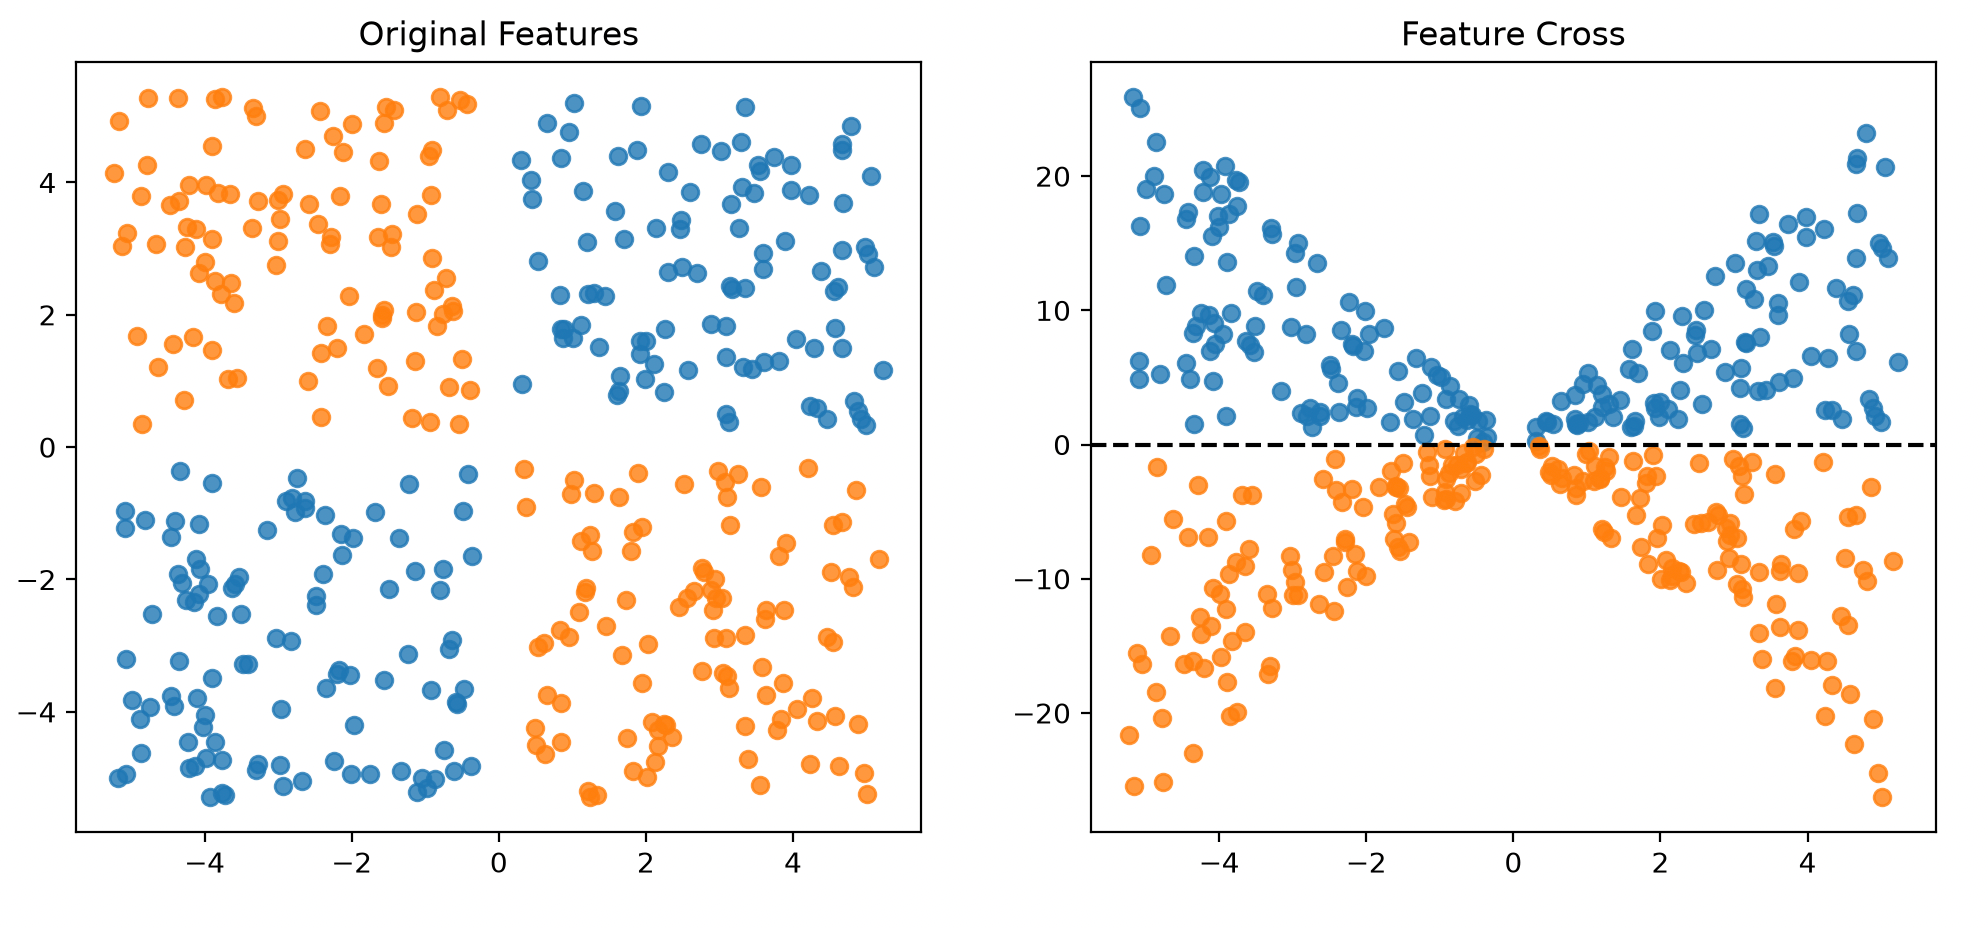

Reproduce this figure in Python.
from pathlib import Path

import torch
import pandas as pd
import matplotlib.pyplot as plt


if __name__ == "__main__":
    _csv = Path(__file__).parent.parent / "data"/ "playground_xor.csv"

    _df = pd.read_csv(filepath_or_buffer=_csv)

    x1 = _df["x1"]
    x2 = _df["x2"]

    x3 = _df["x3"] = x1 * x2

    fig, axes = plt.subplots(1, 2, figsize=(12, 5))
    
    axes[0].scatter(
        _df.loc[_df["label"] == 1, "x1"],
        _df.loc[_df["label"] == 1, "x2"],
        label="Class +1",
        alpha=0.8
    )

    axes[0].scatter(
        _df.loc[_df["label"] == -1, "x1"],
        _df.loc[_df["label"] == -1, "x2"],
        label="Class -1",
        alpha=0.8
        )

    axes[1].scatter(
        _df.loc[_df["label"] == 1, "x1"],
        _df.loc[_df["label"] == 1, "x3"],
        label="Class +1",
        alpha=0.8
        )
    
    axes[1].scatter(
        _df.loc[_df["label"] == -1, "x1"],
        _df.loc[_df["label"] == -1, "x3"],
        label="Class +1",
        alpha=0.8
        )

    axes[0].set_title("Original Features")
    axes[1].set_title("Feature Cross")

    axes[1].axhline(y=0, color="black", linestyle="--")
    
    plt.show()
